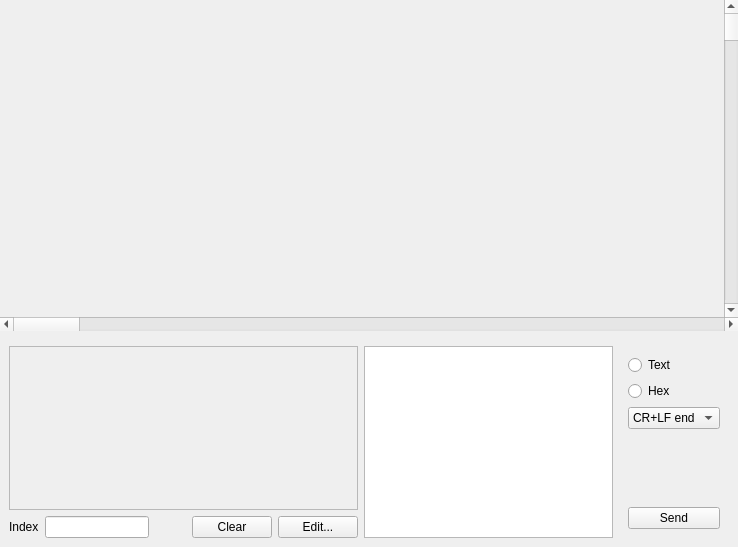
<?xml version="1.0" encoding="UTF-8"?>
<ui version="4.0">
 <class>Frame_MainTextArea</class>
 <widget class="QWidget" name="Frame_MainTextArea">
  <property name="geometry">
   <rect>
    <x>0</x>
    <y>0</y>
    <width>738</width>
    <height>547</height>
   </rect>
  </property>
  <property name="windowTitle">
   <string>Form</string>
  </property>
  <layout class="QHBoxLayout" name="horizontalLayout_3">
   <property name="leftMargin">
    <number>0</number>
   </property>
   <property name="topMargin">
    <number>0</number>
   </property>
   <property name="rightMargin">
    <number>0</number>
   </property>
   <property name="bottomMargin">
    <number>0</number>
   </property>
   <item>
    <widget class="QWidget" name="widget_2" native="true">
     <property name="sizePolicy">
      <sizepolicy hsizetype="Preferred" vsizetype="Minimum">
       <horstretch>0</horstretch>
       <verstretch>0</verstretch>
      </sizepolicy>
     </property>
     <layout class="QVBoxLayout" name="verticalLayout">
      <property name="leftMargin">
       <number>0</number>
      </property>
      <property name="topMargin">
       <number>0</number>
      </property>
      <property name="rightMargin">
       <number>0</number>
      </property>
      <property name="bottomMargin">
       <number>0</number>
      </property>
      <item>
       <widget class="QWidget" name="TextContainerWidget" native="true">
        <layout class="QVBoxLayout" name="verticalLayout_2">
         <property name="spacing">
          <number>0</number>
         </property>
         <property name="leftMargin">
          <number>0</number>
         </property>
         <property name="topMargin">
          <number>0</number>
         </property>
         <property name="rightMargin">
          <number>0</number>
         </property>
         <property name="bottomMargin">
          <number>0</number>
         </property>
         <item>
          <widget class="QWidget" name="widget" native="true">
           <layout class="QHBoxLayout" name="horizontalLayout">
            <property name="spacing">
             <number>0</number>
            </property>
            <property name="leftMargin">
             <number>0</number>
            </property>
            <property name="topMargin">
             <number>0</number>
            </property>
            <property name="rightMargin">
             <number>0</number>
            </property>
            <property name="bottomMargin">
             <number>0</number>
            </property>
            <item>
             <widget class="Widget_TextCanvas" name="TextDisplay" native="true">
              <property name="focusPolicy">
               <enum>Qt::StrongFocus</enum>
              </property>
             </widget>
            </item>
            <item>
             <widget class="QScrollBar" name="TextverticalScrollBar">
              <property name="orientation">
               <enum>Qt::Vertical</enum>
              </property>
             </widget>
            </item>
           </layout>
          </widget>
         </item>
         <item>
          <widget class="QScrollBar" name="TexthorizontalScrollBar">
           <property name="orientation">
            <enum>Qt::Horizontal</enum>
           </property>
          </widget>
         </item>
        </layout>
       </widget>
      </item>
      <item>
       <widget class="QWidget" name="BlockSend_GroupBox" native="true">
        <property name="sizePolicy">
         <sizepolicy hsizetype="Preferred" vsizetype="Maximum">
          <horstretch>0</horstretch>
          <verstretch>0</verstretch>
         </sizepolicy>
        </property>
        <layout class="QHBoxLayout" name="horizontalLayout_2">
         <item>
          <widget class="QWidget" name="SendPanelHexView_widget" native="true">
           <layout class="QVBoxLayout" name="verticalLayout_4">
            <property name="leftMargin">
             <number>0</number>
            </property>
            <property name="topMargin">
             <number>0</number>
            </property>
            <property name="rightMargin">
             <number>0</number>
            </property>
            <property name="bottomMargin">
             <number>0</number>
            </property>
            <item>
             <widget class="QFrame" name="BlockSendHex_frame">
              <property name="sizePolicy">
               <sizepolicy hsizetype="Expanding" vsizetype="Preferred">
                <horstretch>0</horstretch>
                <verstretch>0</verstretch>
               </sizepolicy>
              </property>
              <property name="frameShape">
               <enum>QFrame::StyledPanel</enum>
              </property>
              <property name="frameShadow">
               <enum>QFrame::Raised</enum>
              </property>
             </widget>
            </item>
            <item>
             <widget class="QWidget" name="widget_5" native="true">
              <property name="sizePolicy">
               <sizepolicy hsizetype="Preferred" vsizetype="Maximum">
                <horstretch>0</horstretch>
                <verstretch>0</verstretch>
               </sizepolicy>
              </property>
              <layout class="QHBoxLayout" name="horizontalLayout_4">
               <property name="leftMargin">
                <number>0</number>
               </property>
               <property name="topMargin">
                <number>0</number>
               </property>
               <property name="rightMargin">
                <number>0</number>
               </property>
               <property name="bottomMargin">
                <number>0</number>
               </property>
               <item>
                <widget class="QLabel" name="label">
                 <property name="text">
                  <string>Index</string>
                 </property>
                </widget>
               </item>
               <item>
                <widget class="QLineEdit" name="BlockSendHex_Position_lineEdit">
                 <property name="sizePolicy">
                  <sizepolicy hsizetype="Maximum" vsizetype="Fixed">
                   <horstretch>0</horstretch>
                   <verstretch>0</verstretch>
                  </sizepolicy>
                 </property>
                 <property name="readOnly">
                  <bool>true</bool>
                 </property>
                </widget>
               </item>
               <item>
                <spacer name="horizontalSpacer">
                 <property name="orientation">
                  <enum>Qt::Horizontal</enum>
                 </property>
                 <property name="sizeHint" stdset="0">
                  <size>
                   <width>40</width>
                   <height>20</height>
                  </size>
                 </property>
                </spacer>
               </item>
               <item>
                <widget class="QPushButton" name="BlockSendHex_Clear_pushButton">
                 <property name="text">
                  <string>Clear</string>
                 </property>
                </widget>
               </item>
               <item>
                <widget class="QPushButton" name="BlockSendHex_Edit_pushButton">
                 <property name="text">
                  <string>Edit...</string>
                 </property>
                </widget>
               </item>
              </layout>
             </widget>
            </item>
           </layout>
          </widget>
         </item>
         <item>
          <widget class="QTextEdit" name="BlockSend_textEdit">
           <property name="sizePolicy">
            <sizepolicy hsizetype="Expanding" vsizetype="Preferred">
             <horstretch>0</horstretch>
             <verstretch>0</verstretch>
            </sizepolicy>
           </property>
          </widget>
         </item>
         <item>
          <widget class="QWidget" name="widget_3" native="true">
           <layout class="QVBoxLayout" name="verticalLayout_3">
            <item>
             <widget class="QRadioButton" name="BlockSend_TextMode_radioButton">
              <property name="text">
               <string>Text</string>
              </property>
             </widget>
            </item>
            <item>
             <widget class="QRadioButton" name="BlockSend_HexMode_radioButton">
              <property name="text">
               <string>Hex</string>
              </property>
             </widget>
            </item>
            <item>
             <widget class="QComboBox" name="BlockSend_LineEnd_comboBox">
              <item>
               <property name="text">
                <string>CR+LF end</string>
               </property>
              </item>
              <item>
               <property name="text">
                <string>CR end</string>
               </property>
              </item>
              <item>
               <property name="text">
                <string>LF end</string>
               </property>
              </item>
              <item>
               <property name="text">
                <string>TAB end</string>
               </property>
              </item>
              <item>
               <property name="text">
                <string>ESC end</string>
               </property>
              </item>
              <item>
               <property name="text">
                <string>NULL end</string>
               </property>
              </item>
              <item>
               <property name="text">
                <string>No end</string>
               </property>
              </item>
             </widget>
            </item>
            <item>
             <spacer name="verticalSpacer">
              <property name="orientation">
               <enum>Qt::Vertical</enum>
              </property>
              <property name="sizeHint" stdset="0">
               <size>
                <width>20</width>
                <height>40</height>
               </size>
              </property>
             </spacer>
            </item>
            <item>
             <widget class="QPushButton" name="BlockSendSend_pushButton">
              <property name="text">
               <string>Send</string>
              </property>
              <property name="icon">
               <iconset resource="MainResource.qrc">
                <normaloff>:/G/Graphics/go.png</normaloff>:/G/Graphics/go.png</iconset>
              </property>
             </widget>
            </item>
           </layout>
          </widget>
         </item>
        </layout>
       </widget>
      </item>
     </layout>
    </widget>
   </item>
  </layout>
  <action name="actionSend_Buffer">
   <property name="text">
    <string>Send Buffer...</string>
   </property>
  </action>
  <action name="actionCopy">
   <property name="icon">
    <iconset>
     <normalon>:/G/Graphics/page_copy.png</normalon>
    </iconset>
   </property>
   <property name="text">
    <string>Copy</string>
   </property>
  </action>
  <action name="actionPaste">
   <property name="icon">
    <iconset>
     <normalon>:/G/Graphics/paste_plain.png</normalon>
    </iconset>
   </property>
   <property name="text">
    <string>Paste</string>
   </property>
  </action>
  <action name="actionClear_Screen">
   <property name="icon">
    <iconset>
     <normalon>:/G/Graphics/application.png</normalon>
    </iconset>
   </property>
   <property name="text">
    <string>Clear Screen</string>
   </property>
  </action>
  <action name="actionZoom_In">
   <property name="icon">
    <iconset>
     <normalon>:/G/Graphics/zoom_in.png</normalon>
    </iconset>
   </property>
   <property name="text">
    <string>Zoom In</string>
   </property>
  </action>
  <action name="actionZoom_Out">
   <property name="icon">
    <iconset>
     <normalon>:/G/Graphics/zoom_out.png</normalon>
    </iconset>
   </property>
   <property name="text">
    <string>Zoom Out</string>
   </property>
  </action>
  <action name="actionEdit">
   <property name="text">
    <string>Edit...</string>
   </property>
  </action>
  <action name="actionEndian_Swap">
   <property name="text">
    <string>Endian Swap</string>
   </property>
  </action>
  <action name="actionStyleBold">
   <property name="checkable">
    <bool>true</bool>
   </property>
   <property name="icon">
    <iconset resource="MainResource.qrc">
     <normaloff>:/G/Graphics/text_bold.png</normaloff>:/G/Graphics/text_bold.png</iconset>
   </property>
   <property name="text">
    <string>Bold</string>
   </property>
   <property name="visible">
    <bool>false</bool>
   </property>
  </action>
  <action name="actionStyleItalics">
   <property name="checkable">
    <bool>true</bool>
   </property>
   <property name="icon">
    <iconset resource="MainResource.qrc">
     <normaloff>:/G/Graphics/text_italic.png</normaloff>:/G/Graphics/text_italic.png</iconset>
   </property>
   <property name="text">
    <string>Italics</string>
   </property>
   <property name="visible">
    <bool>false</bool>
   </property>
  </action>
  <action name="actionStyleUnderline">
   <property name="checkable">
    <bool>true</bool>
   </property>
   <property name="icon">
    <iconset resource="MainResource.qrc">
     <normaloff>:/G/Graphics/text_underline.png</normaloff>:/G/Graphics/text_underline.png</iconset>
   </property>
   <property name="text">
    <string>Underline</string>
   </property>
   <property name="visible">
    <bool>false</bool>
   </property>
  </action>
  <action name="actionStyleStrike_Through">
   <property name="checkable">
    <bool>true</bool>
   </property>
   <property name="icon">
    <iconset resource="MainResource.qrc">
     <normaloff>:/G/Graphics/text_strikethrough.png</normaloff>:/G/Graphics/text_strikethrough.png</iconset>
   </property>
   <property name="text">
    <string>Strike Through</string>
   </property>
   <property name="visible">
    <bool>false</bool>
   </property>
  </action>
  <action name="actionStyleBGColor_Black">
   <property name="icon">
    <iconset resource="MainResource.qrc">
     <normaloff>:/G/Graphics/ColorSelect_000000.png</normaloff>:/G/Graphics/ColorSelect_000000.png</iconset>
   </property>
   <property name="text">
    <string>Black</string>
   </property>
   <property name="toolTip">
    <string>Black</string>
   </property>
  </action>
  <action name="actionStyleBGColor_Blue">
   <property name="icon">
    <iconset resource="MainResource.qrc">
     <normaloff>:/G/Graphics/ColorSelect_000080.png</normaloff>:/G/Graphics/ColorSelect_000080.png</iconset>
   </property>
   <property name="text">
    <string>Blue</string>
   </property>
   <property name="toolTip">
    <string>Blue</string>
   </property>
  </action>
  <action name="actionStyleBGColor_Green">
   <property name="icon">
    <iconset resource="MainResource.qrc">
     <normaloff>:/G/Graphics/ColorSelect_008000.png</normaloff>:/G/Graphics/ColorSelect_008000.png</iconset>
   </property>
   <property name="text">
    <string>Green</string>
   </property>
   <property name="toolTip">
    <string>Green</string>
   </property>
  </action>
  <action name="actionStyleBGColor_Cyan">
   <property name="icon">
    <iconset resource="MainResource.qrc">
     <normaloff>:/G/Graphics/ColorSelect_008080.png</normaloff>:/G/Graphics/ColorSelect_008080.png</iconset>
   </property>
   <property name="text">
    <string>Cyan</string>
   </property>
   <property name="toolTip">
    <string>Cyan</string>
   </property>
  </action>
  <action name="actionStyleBGColor_Red">
   <property name="icon">
    <iconset resource="MainResource.qrc">
     <normaloff>:/G/Graphics/ColorSelect_800000.png</normaloff>:/G/Graphics/ColorSelect_800000.png</iconset>
   </property>
   <property name="text">
    <string>Red</string>
   </property>
   <property name="toolTip">
    <string>Red</string>
   </property>
  </action>
  <action name="actionStyleBGColor_Magenta">
   <property name="icon">
    <iconset resource="MainResource.qrc">
     <normaloff>:/G/Graphics/ColorSelect_800080.png</normaloff>:/G/Graphics/ColorSelect_800080.png</iconset>
   </property>
   <property name="text">
    <string>Magenta</string>
   </property>
   <property name="toolTip">
    <string>Magenta</string>
   </property>
  </action>
  <action name="actionStyleBGColor_Brown">
   <property name="icon">
    <iconset resource="MainResource.qrc">
     <normaloff>:/G/Graphics/ColorSelect_808000.png</normaloff>:/G/Graphics/ColorSelect_808000.png</iconset>
   </property>
   <property name="text">
    <string>Brown</string>
   </property>
   <property name="toolTip">
    <string>Brown</string>
   </property>
  </action>
  <action name="actionStyleBGColor_White">
   <property name="icon">
    <iconset resource="MainResource.qrc">
     <normaloff>:/G/Graphics/ColorSelect_AAAAAA.png</normaloff>:/G/Graphics/ColorSelect_AAAAAA.png</iconset>
   </property>
   <property name="text">
    <string>White</string>
   </property>
   <property name="toolTip">
    <string>White</string>
   </property>
  </action>
  <action name="actionStyleBGColor_Gray">
   <property name="icon">
    <iconset resource="MainResource.qrc">
     <normaloff>:/G/Graphics/ColorSelect_808080.png</normaloff>:/G/Graphics/ColorSelect_808080.png</iconset>
   </property>
   <property name="text">
    <string>Gray</string>
   </property>
   <property name="toolTip">
    <string>Gray</string>
   </property>
  </action>
  <action name="actionStyleBGColor_LightBlue">
   <property name="icon">
    <iconset resource="MainResource.qrc">
     <normaloff>:/G/Graphics/ColorSelect_0000FF.png</normaloff>:/G/Graphics/ColorSelect_0000FF.png</iconset>
   </property>
   <property name="text">
    <string>Light Blue</string>
   </property>
   <property name="toolTip">
    <string>Light Blue</string>
   </property>
  </action>
  <action name="actionStyleBGColor_LightGreen">
   <property name="icon">
    <iconset resource="MainResource.qrc">
     <normaloff>:/G/Graphics/ColorSelect_00FF00.png</normaloff>:/G/Graphics/ColorSelect_00FF00.png</iconset>
   </property>
   <property name="text">
    <string>Light Green</string>
   </property>
   <property name="toolTip">
    <string>Light Green</string>
   </property>
  </action>
  <action name="actionStyleBGColor_LightCyan">
   <property name="icon">
    <iconset resource="MainResource.qrc">
     <normaloff>:/G/Graphics/ColorSelect_00FFFF.png</normaloff>:/G/Graphics/ColorSelect_00FFFF.png</iconset>
   </property>
   <property name="text">
    <string>Light Cyan</string>
   </property>
   <property name="toolTip">
    <string>Light Cyan</string>
   </property>
  </action>
  <action name="actionStyleBGColor_LightRed">
   <property name="icon">
    <iconset resource="MainResource.qrc">
     <normaloff>:/G/Graphics/ColorSelect_FF0000.png</normaloff>:/G/Graphics/ColorSelect_FF0000.png</iconset>
   </property>
   <property name="text">
    <string>Light Red</string>
   </property>
   <property name="toolTip">
    <string>Light Red</string>
   </property>
  </action>
  <action name="actionStyleBGColor_LightMagenta">
   <property name="icon">
    <iconset resource="MainResource.qrc">
     <normaloff>:/G/Graphics/ColorSelect_FF00FF.png</normaloff>:/G/Graphics/ColorSelect_FF00FF.png</iconset>
   </property>
   <property name="text">
    <string>Light Magenta</string>
   </property>
   <property name="toolTip">
    <string>Light Magenta</string>
   </property>
  </action>
  <action name="actionStyleBGColor_Yellow">
   <property name="icon">
    <iconset resource="MainResource.qrc">
     <normaloff>:/G/Graphics/ColorSelect_FFFF00.png</normaloff>:/G/Graphics/ColorSelect_FFFF00.png</iconset>
   </property>
   <property name="text">
    <string>Yellow</string>
   </property>
   <property name="toolTip">
    <string>Yellow</string>
   </property>
  </action>
  <action name="actionStyleBGColor_BrightWhite">
   <property name="icon">
    <iconset resource="MainResource.qrc">
     <normaloff>:/G/Graphics/ColorSelect_FFFFFF.png</normaloff>:/G/Graphics/ColorSelect_FFFFFF.png</iconset>
   </property>
   <property name="text">
    <string>Bright White</string>
   </property>
   <property name="toolTip">
    <string>Bright White</string>
   </property>
  </action>
  <action name="actionFind_CRC_Algorithm">
   <property name="text">
    <string>Find CRC Algorithm...</string>
   </property>
  </action>
  <action name="actionCalculate_CRC">
   <property name="text">
    <string>Calculate CRC...</string>
   </property>
  </action>
 </widget>
 <customwidgets>
  <customwidget>
   <class>Widget_TextCanvas</class>
   <extends>QWidget</extends>
   <header>Widget_TextCanvas.h</header>
   <container>1</container>
  </customwidget>
 </customwidgets>
 <resources>
  <include location="MainResource.qrc"/>
 </resources>
 <connections/>
</ui>
